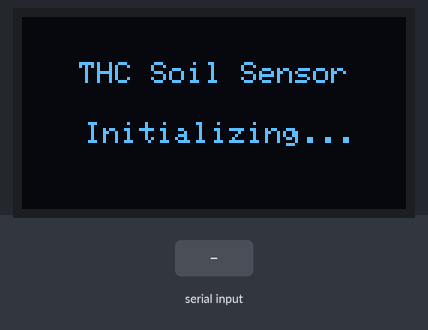
Recording of a sketch running on a simulated Arduino Uno, built with avr-gcc and run on an emulated ATmega328P. Parts: 128×64 one-colour display. The inputs (shaded band) are chosen by the test bench. What the sketch prints to the serial monitor is not drawn.

Above: at 0.6 s.
At 8.5 s:
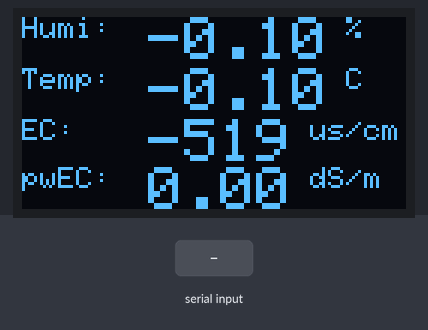
8.6 s: "1" received over the second serial link
Timing chart, 0 to 11.6 s (numbered marks = the images above; inputs shaded):
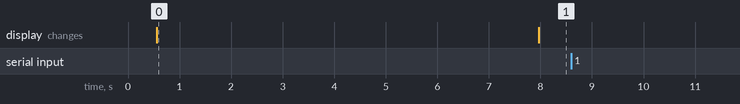

Measured:
- after the input at 8.6 s, every drawn part: stays the same
- what the display in image 0 shows lasts 7.4 s, from 0.6 s to 8.0 s

The sketch:

soil_sensor_display.ino
```cpp
#include <SoftwareSerial.h>
#include <Wire.h>
#include <Adafruit_GFX.h>
#include <Adafruit_SSD1306.h>

#define SCREEN_WIDTH 128    // OLED display width, in pixels
#define SCREEN_HEIGHT 64    // OLED display height, in pixels
#define OLED_RESET -1       // Reset pin # (or -1 if sharing Arduino reset pin)
Adafruit_SSD1306 display(SCREEN_WIDTH, SCREEN_HEIGHT, &Wire, OLED_RESET);

#define RE 8
#define DE 7

const byte hum_temp_ec[8] = {0x01, 0x03, 0x00, 0x00, 0x00, 0x03, 0x05, 0xCB};
byte sensorResponse[12] = {0x00, 0x00, 0x00, 0x00, 0x00, 0x00, 0x00, 0x00, 0x00, 0x00, 0x00, 0x00};
byte sensor_values[11];

SoftwareSerial mod(2, 3);

void setup() {
    // put your setup code here, to run once:
    Serial.begin(115200);
    mod.begin(4800);
    pinMode(RE, OUTPUT);
    pinMode(DE, OUTPUT);
    digitalWrite(RE, LOW);
    digitalWrite(DE, LOW);

    // Initializes display
    display.begin(SSD1306_SWITCHCAPVCC, 0x3C); // initialize with the I2C addr 0x3C (128x64)
    delay(500);
    display.clearDisplay();
    display.setCursor(13, 15);
    display.setTextSize(1);
    display.setTextColor(WHITE);
    display.println(" THC Soil Sensor");
    display.setCursor(21, 35);
    display.setTextSize(1);
    display.print("Initializing...");
    display.display();
    delay(5000);
}

void loop() {
    // put your main code here, to run repeatedly:

    /**************Soil EC Reading*******************/
    digitalWrite(DE, HIGH);
    digitalWrite(RE, HIGH);
    memset(sensor_values, 0, sizeof(sensor_values));
    delay(100);
    if (mod.write(hum_temp_ec, sizeof(hum_temp_ec)) == 8) {
        digitalWrite(DE, LOW);
        digitalWrite(RE, LOW);
        for (byte i = 0; i < 12; i++) {
            //Serial.print(mod.read(),HEX);
            sensorResponse[i] = mod.read();
            yield();
            Serial.print(sensorResponse[i], HEX);
            Serial.print(",");
        }
        Serial.println();
    }

    delay(250);

    float soil_hum = 0.1 * int(sensorResponse[3] << 8 | sensorResponse[4]);
    float soil_temp = 0.1 * int(sensorResponse[5] << 8 | sensorResponse[6]);
    int soil_ec = int(sensorResponse[7] << 8 | sensorResponse[8]);

    /**
     * Soil VWC correction. Test and use if works for you.
     */
    // change: quadratic aproximation of VWC from CWT sensor to Teros 12 sensor.
    // Just in case or for tests. The VWC of Teros and chinese sensor are very close (see reference spreadsheet).
    //soil_hum = -0.0134 * soil_hum * soil_hum + 1.6659 * soil_hum - 6.1095;

    /**
     * Bulk EC correction. Choose one, test and uncomment if works for you.
     */
    // CHOOSE ONE: cubic aproximation of BULK EC from CWT sensor to Teros 12 sensor (more precise)
    //soil_ec = 0.0000014403 * soil_ec * soil_ec * soil_ec - 0.0036 * soil_ec * soil_ec + 3.7525 * soil_ec - 814.1833;

    // CHOOSE ONE: This equation was obtained from calibration using distilled water and a 1.1178mS/cm solution.
    // Change by @danielfppps >> https://github.com/kromadg/soil-sensor/issues/3#issuecomment-1383959976
    soil_ec = 1.93 * soil_ec - 270.8;

    /**
     * Bulk EC temperature correction. Test and use if works for you.
     */
    // Soil EC temp correction based on the Teros 12 manual. https://github.com/kromadg/soil-sensor/issues/1
    soil_ec = soil_ec / (1.0 + 0.019 * (soil_temp - 25));

    // soil_temp foi deixada a mesma pois os valores do teros e do sensor chines sao parecidos

    // quadratic aproximation
    // the teros bulk_permittivity was calculated from the teros temperature, teros bulk ec and teros pwec by Hilhorst 2000 model
    float soil_apparent_dieletric_constant = 1.3088 + 0.1439 * soil_hum + 0.0076 * soil_hum * soil_hum;

    float soil_bulk_permittivity = soil_apparent_dieletric_constant;  /// hammed 2015 (apparent_dieletric_constant is the real part of permittivity)
    float soil_pore_permittivity = 80.3 - 0.37 * (soil_temp - 20); /// same as water 80.3 and corrected for temperature

    // converting bulk EC to pore water EC
    float soil_pw_ec;
    if (soil_bulk_permittivity > 4.1)
        soil_pw_ec = ((soil_pore_permittivity * soil_ec) / (soil_bulk_permittivity - 4.1) / 1000); /// from Hilhorst 2000.
    else
        soil_pw_ec = 0;

    Serial.print("Humidity: ");
    Serial.print(soil_hum);
    Serial.println(" %");
    Serial.print("Temperature: ");
    Serial.print(soil_temp);
    Serial.println(" °C");
    Serial.print("EC: ");
    Serial.print(soil_ec);
    Serial.println(" us/cm");
    Serial.print("pwEC: ");
    Serial.print(soil_pw_ec);
    Serial.println(" dS/m");
    Serial.print("soil_bulk_permittivity: ");
    Serial.println(soil_bulk_permittivity);
    delay(2000);

    display.clearDisplay();

    display.setTextSize(1);
    display.setCursor(0, 0);
    display.print("Humi:  ");
    display.setTextSize(2);
    display.print(soil_hum);
    display.setTextSize(1);
    display.print(" %");

    display.setTextSize(1);
    display.setCursor(0, 17);
    display.print("Temp:  ");
    display.setTextSize(2);
    display.print(soil_temp);
    display.setTextSize(1);
    display.print(" C");

    display.setTextSize(1);
    display.setCursor(0, 34);
    display.print("EC:    ");
    display.setTextSize(2);
    display.print(soil_ec);
    display.setTextSize(1);
    display.print(" us/cm");

    display.setTextSize(1);
    display.setCursor(0, 50);
    display.print("pwEC:  ");
    display.setTextSize(2);
    display.print(soil_pw_ec);
    display.setTextSize(1);
    display.print(" dS/m");

    display.display();
}
```
